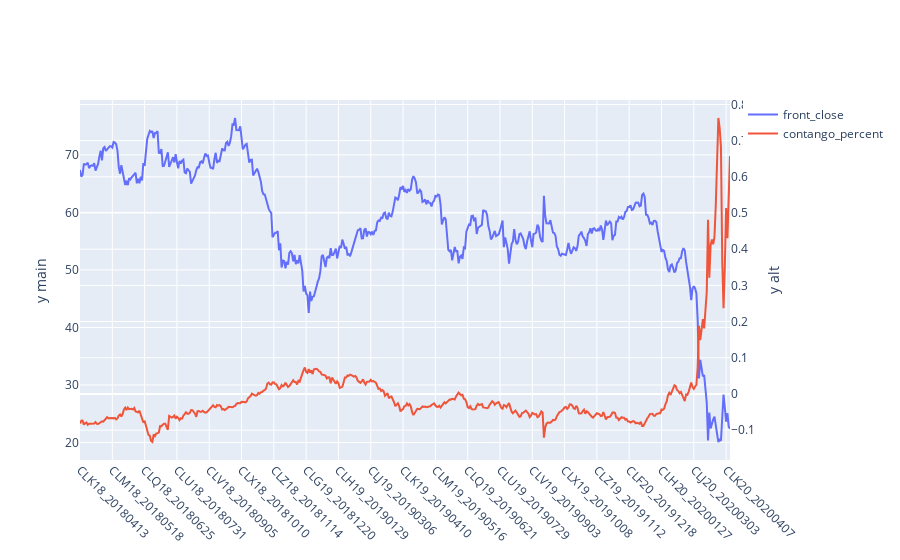

The notebook cell this image was saved under:
### Markdown cell above
### display the *```contango_percent```* historically, which is the percent difference between the front contract and the back contract

### Code cell
df_temp = df_csm_close_percent[['yyyymmdd','front',1,12]].copy()
df_temp['x'] = df_temp.apply(lambda r: f'{r.front}_{r.yyyymmdd}',axis=1)
df_temp['contango_percent'] = df_temp.apply(lambda r: r[12] - r[1],axis=1)
df_temp['front_close'] = df_csm_close2[1].values
iplot(plotly_plot(df_temp[['x','front_close','contango_percent']],x_column='x',yaxis2_cols=['contango_percent']))

### Figure 1 — Plotly figure (JSON) as saved in the notebook; plotly's stock layout.template omitted (floating-point values rounded to 4 significant figures; data arrays with more than 128 entries replaced by an {"elided": "..."} marker saying what was removed)
{"data": [{"name": "front_close", "type": "scatter", "x": {"elided": "504 str values"}, "y": {"elided": "504 float values"}, "yaxis": "y"}, {"name": "contango_percent", "type": "scatter", "x": {"elided": "504 str values"}, "y": {"elided": "504 float values"}, "yaxis": "y2"}], "layout": {"margin": {"b": 100}, "xaxis": {"tickangle": 45, "ticktext": ["CLK18_20180413", "CLM18_20180518", "CLQ18_20180625", "CLU18_20180731", "CLV18_20180905", "CLX18_20181010", "CLZ18_20181114", "CLG19_20181220", "CLH19_20190129", "CLJ19_20190306", "CLK19_20190410", "CLM19_20190516", "CLQ19_20190621", "CLU19_20190729", "CLV19_20190903", "CLX19_20191008", "CLZ19_20191112", "CLF20_20191218", "CLH20_20200127", "CLJ20_20200303", "CLK20_20200407"], "tickvals": ["CLK18_20180413", "CLM18_20180518", "CLQ18_20180625", "CLU18_20180731", "CLV18_20180905", "CLX18_20181010", "CLZ18_20181114", "CLG19_20181220", "CLH19_20190129", "CLJ19_20190306", "CLK19_20190410", "CLM19_20190516", "CLQ19_20190621", "CLU19_20190729", "CLV19_20190903", "CLX19_20191008", "CLZ19_20191112", "CLF20_20191218", "CLH20_20200127", "CLJ20_20200303", "CLK20_20200407"], "type": "category"}, "yaxis": {"title": {"text": "y main"}}, "yaxis2": {"overlaying": "y", "side": "right", "title": {"text": "y alt"}}}}
